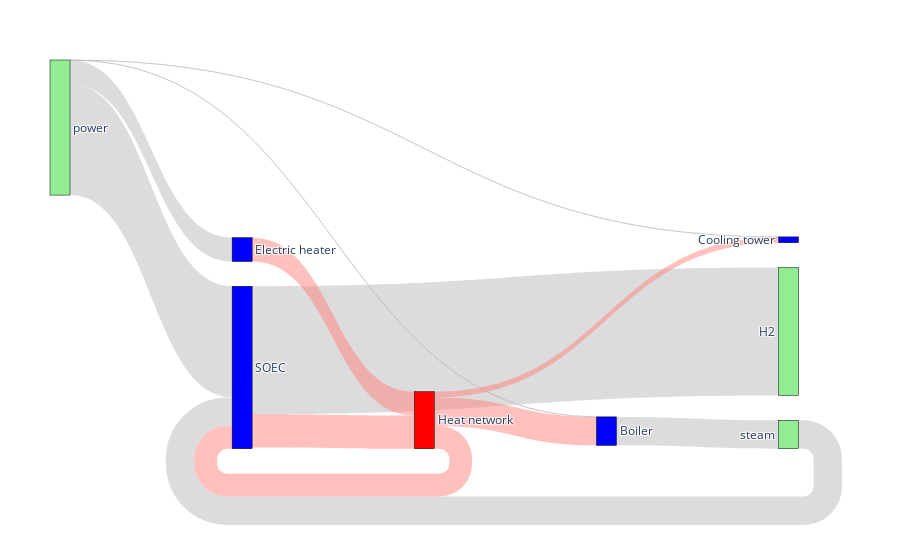

The cell this chart's notebook holds for it:
### Markdown cell above
The problem can be solved by calling the vivi function

### Code cell
answer = vivi(problem,HiGHS.Optimizer)
vivi_sankey(answer,valueIndex=1) # Ploting a Sankey diagram of the energy balance (HHV basis)

### Figure 1 — Plotly figure (JSON) as saved in the notebook; plotly's stock layout.template omitted (floating-point values rounded to 4 significant figures)
{"data": [{"link": {"color": ["rgba(186,186,186,0.5)", "rgba(186,186,186,0.5)", "rgba(186,186,186,0.5)", "rgba(186,186,186,0.5)", "rgba(186,186,186,0.5)", "rgba(186,186,186,0.5)", "rgba(186,186,186,0.5)", "rgba(186,186,186,0.5)", "rgba(186,186,186,0.5)", "rgba(186,186,186,0.5)", "rgba(255,129,127,0.5)", "rgba(255,129,127,0.5)", "rgba(255,129,127,0.5)", "rgba(255,129,127,0.5)", "rgba(255,129,127,0.5)", "rgba(255,129,127,0.5)", "rgba(255,129,127,0.5)", "rgba(255,129,127,0.5)"], "source": [7, 6, 0, 0, 0, 6, 5, 1, 6, 6, 9, 0, 9, 1, 9, 2, 9, 3], "target": [0, 0, 8, 5, 4, 1, 1, 7, 2, 3, 0, 9, 1, 9, 2, 9, 3, 9], "value": [8758.0, 34230.0, 39390.0, 0, 0, 0.05782, 0, 8758.0, 7330.0, 25.32, 7023.0, 10220.0, 8758.0, 0, 0, 7330.0, 1771.0, 0]}, "node": {"color": ["blue", "blue", "blue", "blue", "#90EE90", "#90EE90", "#90EE90", "#90EE90", "#90EE90", "red"], "label": ["SOEC", "Boiler", "Electric heater", "Cooling tower", "O2", "water", "power", "steam", "H2", "Heat network"], "line": {"color": "black", "width": 0.5}, "pad": 15, "thickness": 20}, "type": "sankey"}], "layout": {"margin": {"b": 50, "l": 50, "r": 50, "t": 60}}}
